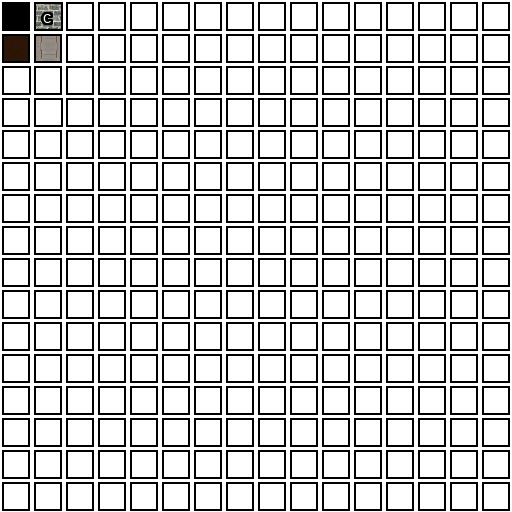

This is a level from a 2D game, rendered from its Tiled map with the project's own tilesets. A one-line summary and the complete map file follow:
An orthogonal 16x16 tile map with 32x32 px tiles, 2 tile layers (ground, collision), 1 hidden layer not drawn, 3 tilesets.

<map version="1.0" orientation="orthogonal" width="16" height="16" tilewidth="32" tileheight="32">
 <tileset firstgid="1" name="data" tilewidth="32" tileheight="32">
  <image source="img.png" width="512" height="512" />
 </tileset>
 <tileset firstgid="257" name="height" tilewidth="32" tileheight="32">
  <image source="../data_sample.png" width="128" height="64" />
 </tileset>
 <tileset firstgid="265" name="collision" tilewidth="32" tileheight="32">
  <image source="../collision_sample.png" width="128" height="64" />
 </tileset>
 <layer name="ground" width="16" height="16">
  <data encoding="csv">
1,2,3,4,5,6,7,8,9,10,11,12,13,14,15,16,
17,18,19,20,21,22,23,24,25,26,27,28,29,30,31,32,
33,34,35,36,37,38,39,40,41,42,43,44,45,46,47,48,
49,50,51,52,53,54,55,56,57,58,59,60,61,62,63,64,
65,66,67,68,69,70,71,72,73,74,75,76,77,78,79,80,
81,82,83,84,85,86,87,88,89,90,91,92,93,94,95,96,
97,98,99,100,101,102,103,104,105,106,107,108,109,110,111,112,
113,114,115,116,117,118,119,120,121,122,123,124,125,126,127,128,
129,130,131,132,133,134,135,136,137,138,139,140,141,142,143,144,
145,146,147,148,149,150,151,152,153,154,155,156,157,158,159,160,
161,162,163,164,165,166,167,168,169,170,171,172,173,174,175,176,
177,178,179,180,181,182,183,184,185,186,187,188,189,190,191,192,
193,194,195,196,197,198,199,200,201,202,203,204,205,206,207,208,
209,210,211,212,213,214,215,216,217,218,219,220,221,222,223,224,
225,226,227,228,229,230,231,232,233,234,235,236,237,238,239,240,
241,242,243,244,245,246,247,248,249,250,251,252,253,254,255,256
</data>
 </layer>
 <layer name="height" width="16" height="16" visible="0">
  <data encoding="csv">
258,257,257,257,257,257,257,257,257,257,257,257,257,257,257,257,
257,257,257,257,257,257,257,257,257,257,257,257,257,257,257,257,
257,257,257,257,257,257,257,257,257,257,257,257,257,257,257,257,
257,257,257,257,257,257,257,257,257,257,257,257,257,257,257,257,
257,257,257,257,257,257,257,257,257,257,257,257,257,257,257,257,
257,257,257,257,257,257,257,257,257,257,257,257,257,257,257,257,
257,257,257,257,257,257,257,257,257,257,257,257,257,257,257,257,
257,257,257,257,257,257,257,257,257,257,257,257,257,257,257,257,
257,257,257,257,257,257,257,257,257,257,257,257,257,257,257,257,
257,257,257,257,257,257,257,257,257,257,257,257,257,257,257,257,
257,257,257,257,257,257,257,257,257,257,257,257,257,257,257,257,
257,257,257,257,257,257,257,257,257,257,257,257,257,257,257,257,
257,257,257,257,257,257,257,257,257,257,257,257,257,257,257,257,
257,257,257,257,257,257,257,257,257,257,257,257,257,257,257,257,
257,257,257,257,257,257,257,257,257,257,257,257,257,257,257,257,
257,257,257,257,257,257,257,257,257,257,257,257,257,257,257,257
</data>
 </layer>
 <layer name="collision" width="16" height="16">
  <data encoding="csv">
268,266,268,268,268,268,268,268,268,268,268,268,268,268,268,268,
268,268,268,268,268,268,268,268,268,268,268,268,268,268,268,268,
267,268,268,268,268,268,268,268,268,268,268,268,268,268,268,268,
268,267,268,268,268,268,268,268,268,268,268,268,268,268,268,268,
268,268,268,268,268,268,268,268,268,268,268,268,268,268,268,268,
268,268,268,268,268,268,268,268,268,268,268,268,268,268,268,268,
268,268,268,268,268,268,268,268,268,268,268,268,268,268,268,268,
268,268,268,268,268,268,268,268,268,268,268,268,268,268,268,268,
268,268,268,268,268,268,268,268,268,268,268,268,268,268,268,268,
268,268,268,268,268,268,268,268,268,268,268,268,268,268,268,268,
268,268,268,268,268,268,268,268,268,268,268,268,268,268,268,268,
268,268,268,268,268,268,268,268,268,268,268,268,268,268,268,268,
268,268,268,268,268,268,268,268,268,268,268,268,268,268,268,268,
268,268,268,268,268,268,268,268,268,268,268,268,268,268,268,268,
268,268,268,268,268,268,268,268,268,268,268,268,268,268,268,268,
268,268,268,268,268,268,268,268,268,268,268,268,268,268,268,268
</data>
 </layer>
</map>
